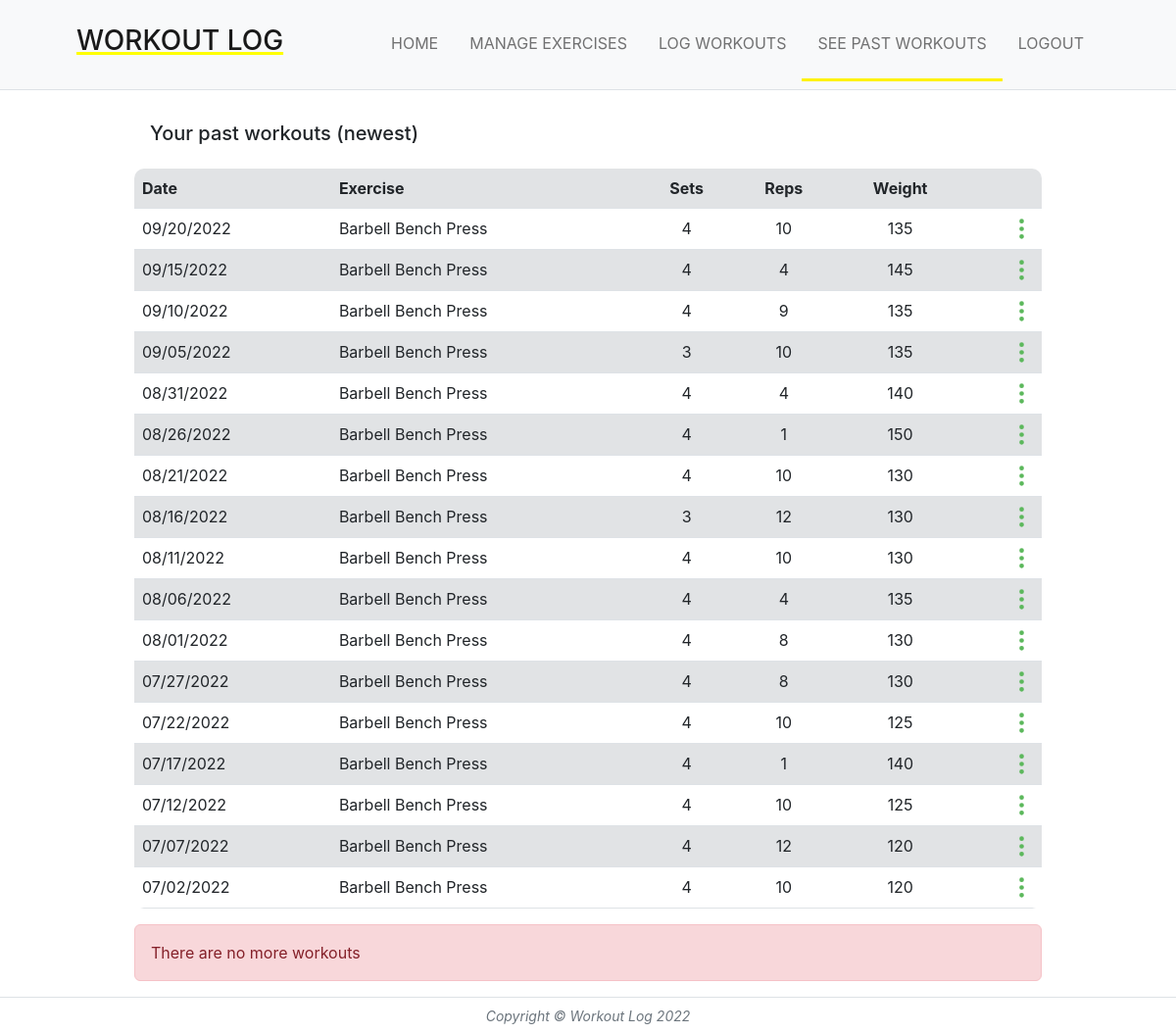
The page /see_past_workouts/newest (signed in) on the database its author committed.
### main/models.py (models this page shows, shortened)
class Workout(models.Model):
    user = models.ForeignKey(User, on_delete=models.CASCADE, related_name="workout", null=True)
    date = models.DateField(default=now, editable=True)
    exercise = models.ForeignKey(Exercise, on_delete=models.CASCADE)
    sets = models.PositiveSmallIntegerField(validators=[MaxValueValidator(9999), MinValueValidator(1)])
    reps = models.PositiveSmallIntegerField(validators=[MaxValueValidator(9999), MinValueValidator(1)])
    weight = models.PositiveSmallIntegerField(validators=[MaxValueValidator(9999), MinValueValidator(1)])
    comment = models.TextField(default="None", max_length=300)

class Exercise(models.Model):
    user = models.ForeignKey(User, on_delete=models.CASCADE, related_name="exercise", null=True)
    name = models.CharField(max_length=100, unique=True)
    def __str__(self):
        return self.name

### main/views.py (the view)
# urls.py: path("see_past_workouts/<sort_by>", views.seePastWorkouts, name="seePastWorkouts"),
def seePastWorkouts(request, sort_by):
    if sort_by == "newest":
        workouts = request.user.workout.all().order_by('-date')
    elif sort_by == "oldest":
        workouts = request.user.workout.all().order_by('date')
    else:
        workouts = request.user.workout.filter(exercise__name=sort_by).order_by('-date')
    workoutCount = workouts.count()
    workouts = workouts[:40]
    includeSeeMoreBtn = workoutCount > 40
    exerciseIDtoName = {}
    for exercise in request.user.exercise.all():
        exerciseIDtoName[exercise.id] = exercise.name
    return render(request, "main/seePastWorkouts.html", {"workouts": workouts, "workoutCount": workoutCount,
        "exerciseIDtoName": exerciseIDtoName, "includeSeeMoreBtn": includeSeeMoreBtn, "sort_by": sort_by})

### main/templates/main/seePastWorkouts.html (shortened to what this page needs)
{% extends 'main/base.html' %}
{% load static %}
{% block extraCSS %}
<link href="{% static 'css/seePastWorkouts.css' %}" rel="stylesheet">
{% endblock %}
{% block content %}
<div class="p-3">
    <h5>Your past workouts ({{sort_by}})</h5>
</div>
<table class="table">
    <thead>
        <tr>
            <th>Date</th>
            {% if sort_by == "newest" or sort_by == "oldest" %}
                <th>Exercise</th>
            {% else %}
                <th></th>
            {% endif %}
            <th>Sets</th>
            <th>Reps</th>
            <th>Weight</th>
            <th></th>
        </tr>
    </thead>
    <tbody id="workout-list-container">
        {% for workout in workouts %}
            <tr>
                <td>{{workout.date|date:"SHORT_DATE_FORMAT"}}</td>
                {% if sort_by == "newest" or sort_by == "oldest" %}
                    <td>{{workout.exercise}}</td>
                {% else %}
                    <td></td>
                {% endif %}
                <td>{{workout.sets}}</td>
                <td>{{workout.reps}}</td>
                <td>{{workout.weight}}</td>
                <td>
                    <div class="dropdown custom-dropdown">
                        <a href="#" role="button" id="dropdownMenuLink" data-bs-toggle="dropdown" aria-expanded="false">
                            <svg xmlns="http://www.w3.org/2000/svg" width="100%" height="100%" fill="currentColor" class="bi bi-three-dots-vertical custom-button" viewBox="0 0 16 16">
                                <path d="M9.5 13a1.5 1.5 0 1 1-3 0 1.5 1.5 0 0 1 3 0zm0-5a1.5 1.5 0 1 1-3 0 1.5 1.5 0 0 1 3 0zm0-5a1.5 1.5 0 1 1-3 0 1.5 1.5 0 0 1 3 0z"/>
                            </svg>
                        </a>
                    </div>
                </td>
            </tr>
        {% endfor %}
    </tbody>
</table>
{% if includeSeeMoreBtn %}
<div class="spinner-border text-primary hide" role="status" id="load-spin">
</div>
<div class="mb-3" id="btn-see-more">
    <button type="button" class="btn btn-success form-control">See More</button>
</div>
<div class="alert alert-danger hide" role="alert" id="load-alert">
    There are no more workouts
</div>
{% else %}
<div class="alert alert-danger" role="alert" id="load-alert">
    There are no more workouts
</div>
{% endif %}
{% endblock %}

### static/css/base.css (style rules this page uses)
* { font-family: -apple-system, BlinkMacSystemFont, "Segoe UI", Roboto, Helvetica, Arial, sans-serif, "Apple Color Emoji", "Segoe UI Emoji", "Segoe UI Symbol"; }

### static/css/seePastWorkouts.css (style rules this page uses)
.custom-dropdown { height: 25px; width: 25px; float: right; position: relative; }
.custom-button { height: 100%; width: 100%; color: #5cb85c; }
a { color: black; text-decoration: none; }
table { border-radius: 10px; overflow: hidden }
tbody td:nth-child(2) { word-wrap: break-word; word-break: break-all; white-space: normal; }
thead { background-color: #E1E3E5; }
tbody tr:nth-child(even) { background-color: #E1E3E5; }
th:nth-child(3), th:nth-child(4), th:nth-child(5), td:nth-child(3), td:nth-child(4), td:nth-child(5) { text-align: center; }
td * { vertical-align : middle !important; vertical-align:top !important; vertical-align:bottom !important; }

### rows shown on the page
Workout: date "09/20/2022", exercise "Barbell Bench Press", sets "4", reps "10", weight "135"
Workout: date "09/15/2022", exercise "Barbell Bench Press", sets "4", reps "4", weight "145"
Workout: date "09/10/2022", exercise "Barbell Bench Press", sets "4", reps "9", weight "135"
Workout: date "09/05/2022", exercise "Barbell Bench Press", sets "3", reps "10", weight "135"
Workout: date "08/31/2022", exercise "Barbell Bench Press", sets "4", reps "4", weight "140"
Workout: date "08/26/2022", exercise "Barbell Bench Press", sets "4", reps "1", weight "150"
Workout: date "08/21/2022", exercise "Barbell Bench Press", sets "4", reps "10", weight "130"
Workout: date "08/16/2022", exercise "Barbell Bench Press", sets "3", reps "12", weight "130"
Workout: date "08/11/2022", exercise "Barbell Bench Press", sets "4", reps "10", weight "130"
Workout: date "08/06/2022", exercise "Barbell Bench Press", sets "4", reps "4", weight "135"
Workout: date "08/01/2022", exercise "Barbell Bench Press", sets "4", reps "8", weight "130"
Workout: date "07/27/2022", exercise "Barbell Bench Press", sets "4", reps "8", weight "130"
Workout: date "07/22/2022", exercise "Barbell Bench Press", sets "4", reps "10", weight "125"
Workout: date "07/17/2022", exercise "Barbell Bench Press", sets "4", reps "1", weight "140"
Workout: date "07/12/2022", exercise "Barbell Bench Press", sets "4", reps "10", weight "125"
Workout: date "07/07/2022", exercise "Barbell Bench Press", sets "4", reps "12", weight "120"
Workout: date "07/02/2022", exercise "Barbell Bench Press", sets "4", reps "10", weight "120"

### other values the page prints
{{ sort_by }} "newest"
